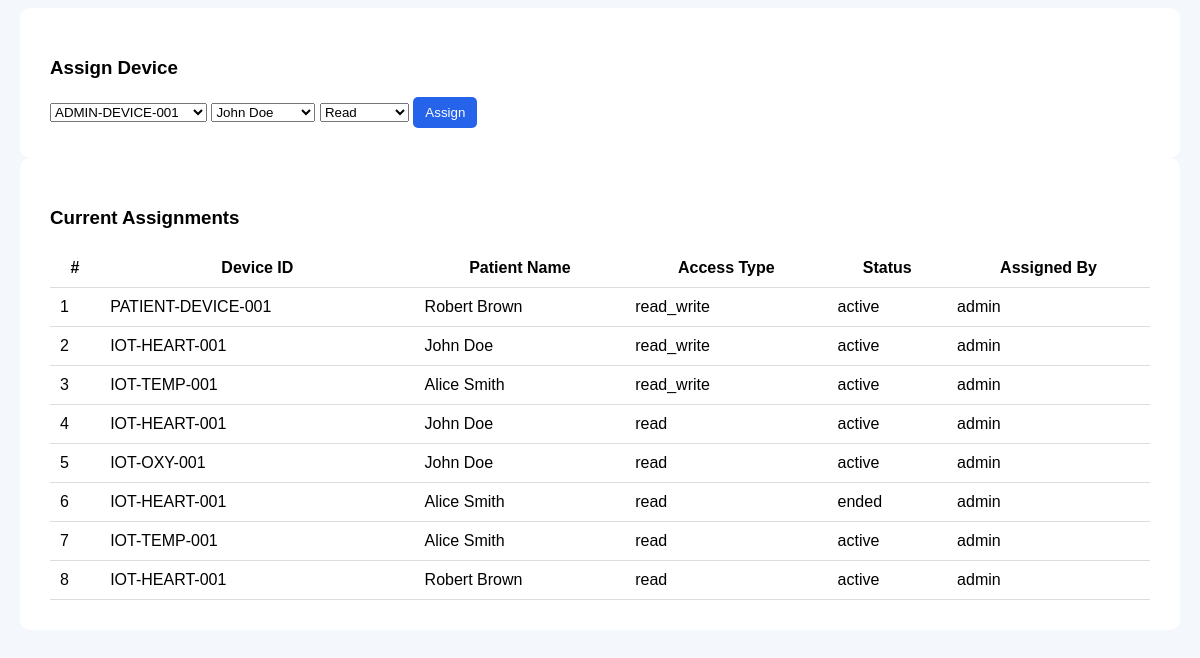
Page /assignments (signed in) on the earlier database version.
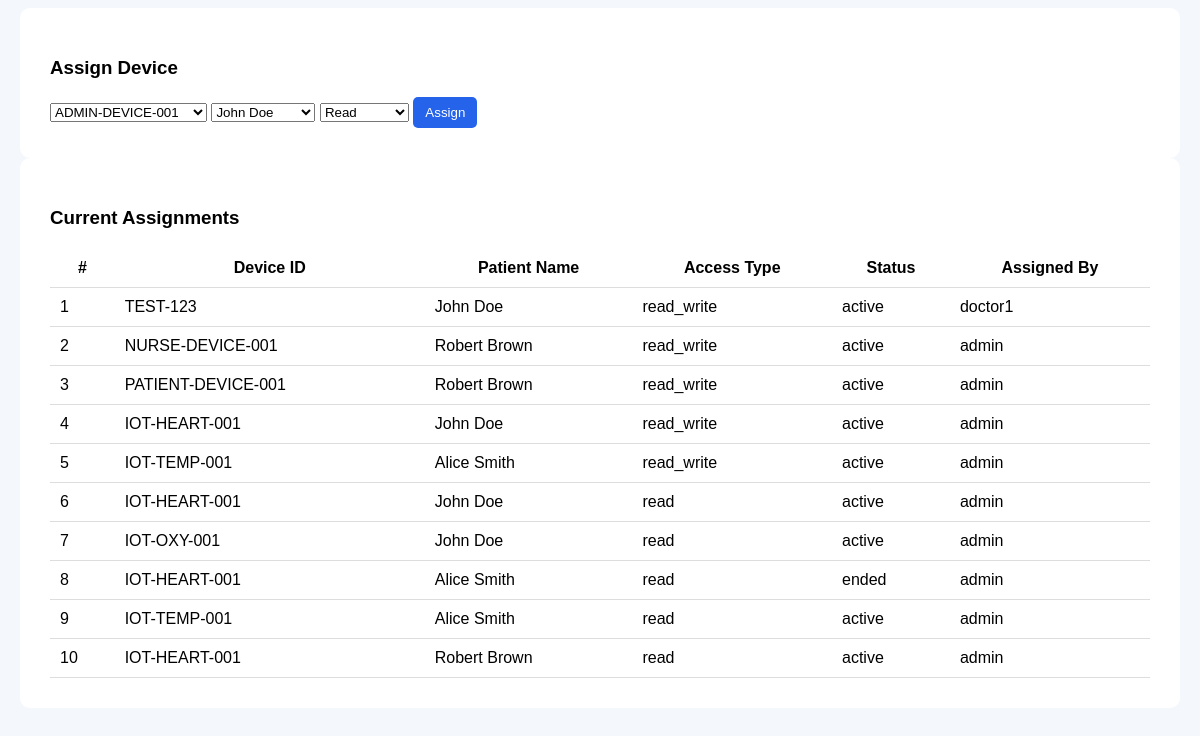
Same page on the later database version.
### tables this page shows
CREATE TABLE device_patient_assignments (
    id INTEGER PRIMARY KEY AUTOINCREMENT,
    device_id TEXT NOT NULL,
    patient_id INTEGER NOT NULL,
    assigned_by TEXT,
    access_type TEXT NOT NULL,
    assignment_status TEXT NOT NULL,
    start_time DATETIME DEFAULT CURRENT_TIMESTAMP,
    end_time DATETIME
);

CREATE TABLE patients (
    id INTEGER PRIMARY KEY AUTOINCREMENT,
    patient_name TEXT NOT NULL,
    age INTEGER,
    disease TEXT,
    diagnosis_encrypted TEXT,
    doctor_assigned TEXT
);

### app.py (the view)
@app.route("/assignments")
def assignments():
    if "username" not in session:
        return redirect(url_for("login"))
    if session.get("role") not in ["Admin", "Doctor"]:
        flash("Access denied. Admin or Doctor only.", "danger")
        return redirect(url_for("dashboard"))
    conn = get_db_connection()
    assignments = conn.execute("""
        SELECT dpa.*, td.device_name, p.patient_name
        FROM device_patient_assignments dpa
        JOIN trusted_devices td ON dpa.device_id = td.device_id
        JOIN patients p ON dpa.patient_id = p.id
        ORDER BY dpa.start_time DESC
    """).fetchall()
    devices = conn.execute("SELECT * FROM trusted_devices").fetchall()
    patients = conn.execute("SELECT * FROM patients").fetchall()
    conn.close()
    return render_template("assign_patients.html", assignments=assignments, devices=devices, patients=patients)

### utils/db.py (called while the page is built)
def get_db_connection():
    conn = sqlite3.connect(DATABASE)
    conn.row_factory = sqlite3.Row
    return conn

### templates/assign_patients.html (shortened to what this page needs)
<!DOCTYPE html>
<html>
<head>
</head>
<body>
    <div class="container">
        <h3>Assign Device</h3>
        <form method="POST" action="/assign_device">
            <select name="device_id">
                {% for d in devices %}
                <option value="{{ d.device_id }}">{{ d.device_id }}</option>
                {% endfor %}
            </select>
            <select name="patient_id">
                {% for p in patients %}
                <option value="{{ p.id }}">{{ p.patient_name }}</option>
                {% endfor %}
            </select>
            <select name="access_type">
                <option value="read">Read</option>
            </select>
            <button>Assign</button>
        </form>
    </div>
    <div class="container">
        <h3>Current Assignments</h3>
        <table>
            <thead>
                <tr>
                    <th>#</th>
                    <th>Device ID</th>
                    <th>Patient Name</th>
                    <th>Access Type</th>
                    <th>Status</th>
                    <th>Assigned By</th>
                </tr>
            </thead>
            <tbody>
                {% for a in assignments %}
                <tr>
                    <td>{{ loop.index }}</td>
                    <td>{{ a.device_id }}</td>
                    <td>{{ a.patient_name }}</td>
                    <td>{{ a.access_type }}</td>
                    <td>{{ a.assignment_status }}</td>
                    <td>{{ a.assigned_by }}</td>
                </tr>
                {% endfor %}
            </tbody>
        </table>
    </div>
</body>

Differences in the rows shown:
added device_patient_assignments: device_id "TEST-123", patient_name "John Doe", access_type "read_write", assignment_status "active", assigned_by "doctor1"
added device_patient_assignments: device_id "NURSE-DEVICE-001", patient_name "Robert Brown", access_type "read_write", assignment_status "active", assigned_by "admin"
